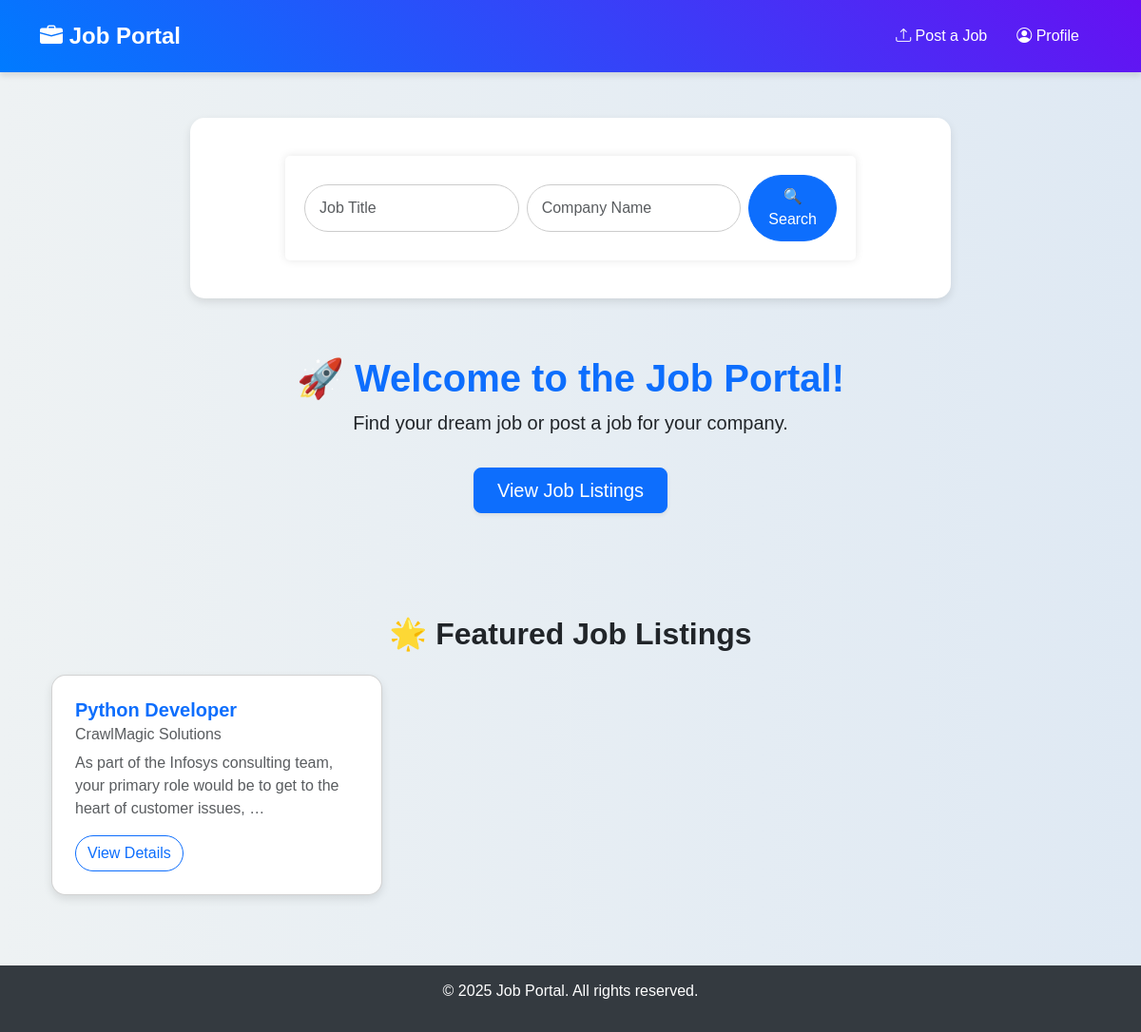
The app's page /, older data.
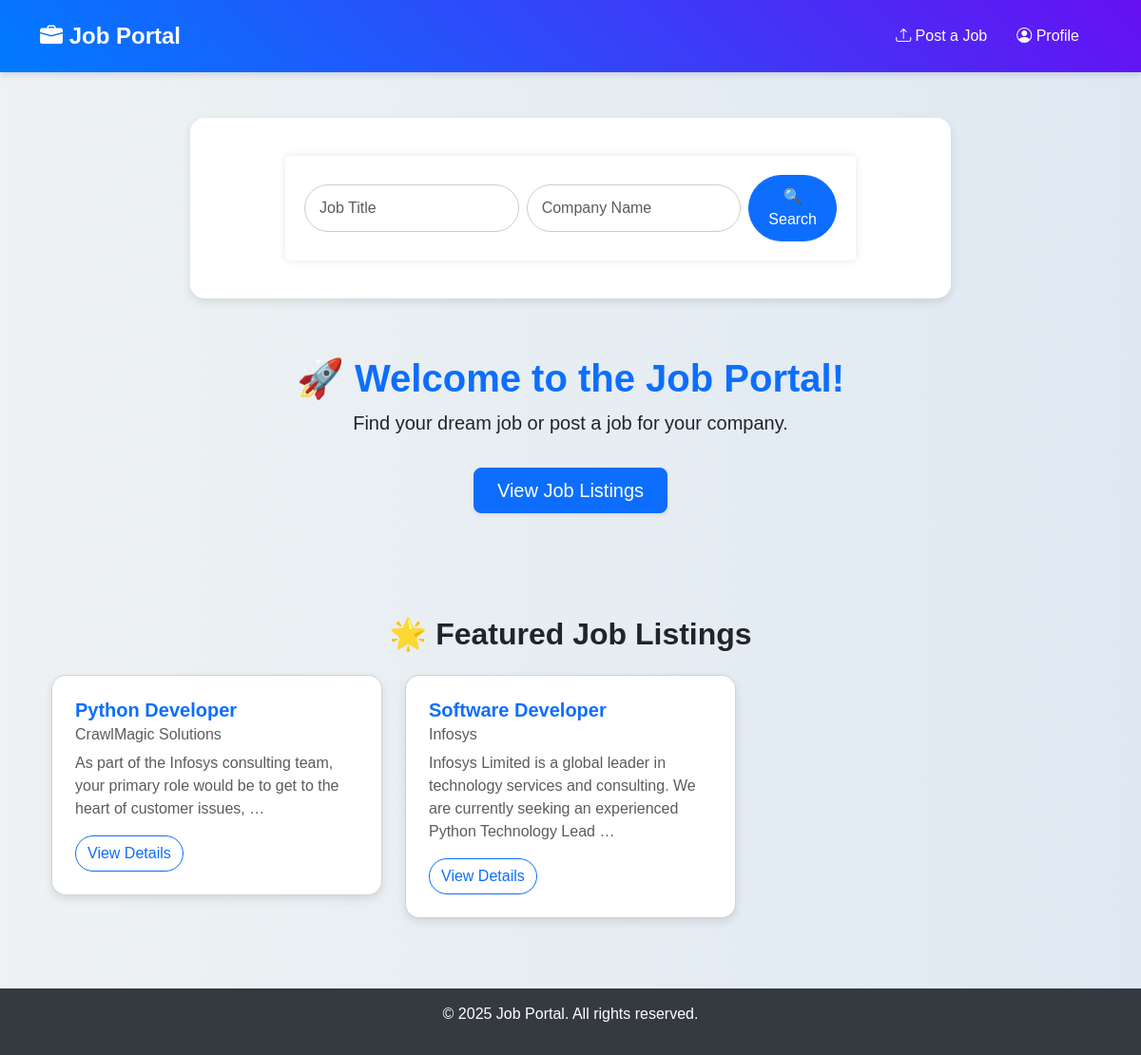
The same page, newer data.
### jobs/models.py (models this page shows, shortened)
class Job(models.Model):
    JOB_TYPE_CHOICES = [
        ('full_time', 'Full Time'),
        ('part_time', 'Part Time'),
        ('contract', 'Contract'),
        ('internship', 'Internship'),
    ]
    title = models.CharField(max_length=255)
    company = models.CharField(max_length=255)
    posted_by = models.ForeignKey(User, on_delete=models.CASCADE)
    description = models.TextField()
    job_type = models.CharField(max_length=50, choices=JOB_TYPE_CHOICES)
    location = models.CharField(max_length=255)
    salary = models.DecimalField(max_digits=10, decimal_places=2)
    experience = models.CharField(max_length=100)  # e.g., "2-3 years"
    education = models.CharField(max_length=100)  # e.g., "Bachelor's Degree"
    mandatory_skills = models.TextField()  # Comma-separated skills
    created_at = models.DateTimeField(auto_now_add=True)
    updated_at = models.DateTimeField(auto_now=True)

### jobs/views.py (the view)
# urls.py: 2. Add a URL to urlpatterns:  path('', views.home, name='home')
def home(request):
    jobs = Job.objects.all()  # Fetch all job listings (or filter as needed)
    return render(request, 'jobs/home.html', {'jobs': jobs})  # Pass jobs to the template

### jobs/templates/jobs/home.html (shortened to what this page needs)
{% extends 'jobs/base.html' %}
{% block content %}
<div class="container mt-5">
    <div class="search-container d-flex align-items-center">
        <form method="GET" action="{% url 'job_list' %}" class="d-flex w-100">
            <input type="text" class="form-control me-2" name="title" placeholder="Job Title">
            <input type="text" class="form-control me-2" name="company" placeholder="Company Name">
            <button type="submit" class="btn btn-primary">🔍 Search</button>
        </form>
    </div>
</div>
<div class="container hero-section">
    <h1 class="fw-bold text-primary">🚀 Welcome to the Job Portal!</h1>
    <p class="lead text-dark">Find your dream job or post a job for your company.</p>
    <a class="btn btn-primary btn-lg px-4 py-2 mt-3 shadow-sm" href="{% url 'job_list' %}">View Job Listings</a>
</div>
<div class="container mt-5">
    <h2 class="text-center mb-4 fw-bold">🌟 Featured Job Listings</h2>
    <div class="row">
        {% for job in jobs %}
        <div class="col-md-4 mb-4">
            <div class="card job-card">
                <div class="card-body p-4">
                    <h5 class="card-title fw-bold text-primary">{{ job.title }}</h5>
                    <h6 class="card-subtitle mb-2 text-muted">{{ job.company }}</h6>
                    <p class="card-text text-muted">{{ job.description|truncatewords:20 }}</p>
                    <a href="{% url 'job_detail' job.id %}" class="btn btn-outline-primary rounded-pill">View Details</a>
                </div>
            </div>
        </div>
        {% empty %}
        <div class="col-12">
            <p class="text-center text-muted fs-5">No job listings available at the moment.</p>
        </div>
        {% endfor %}
    </div>
</div>
{% endblock %}

Row changes from the older to the newer data that the page shows:
added Job: title "Software Developer", company "Infosys", description "Infosys Limited is a global leader in technology services and consulting. We are currently seeking an experienced Python Technology Lead …"
